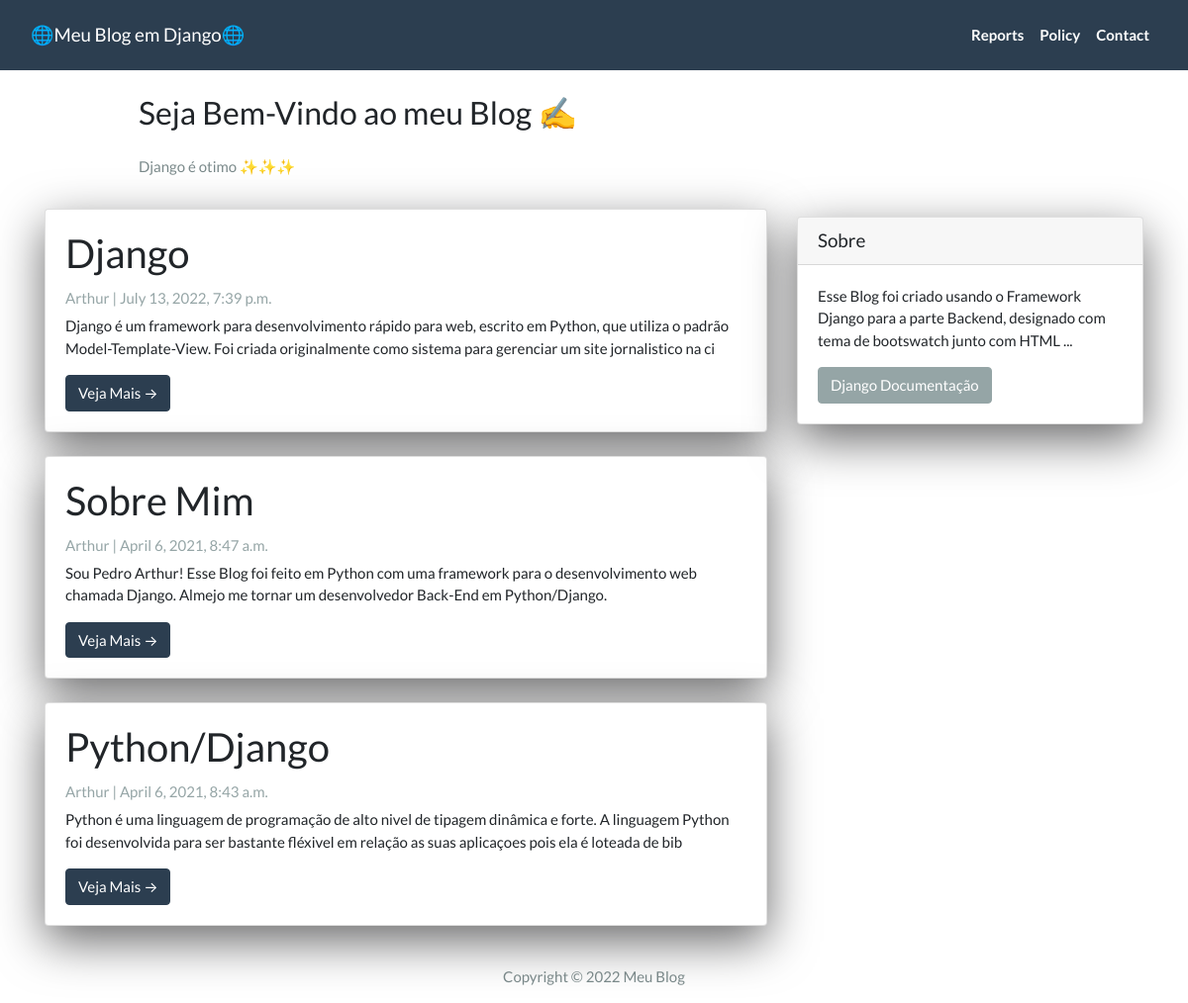
The page / on the database its author committed.
### App/models.py (models this page shows, shortened)
class Post(models.Model):
  title =  models.CharField(max_length=200, unique=True)
  slug =   models.SlugField(max_length=200, unique=True)
  author = models.ForeignKey(User, on_delete=models.CASCADE, related_name='blog_posts')
  created_on = models.DateTimeField(auto_now_add=True)
  updated_on = models.DateTimeField(auto_now=True)
  content = models.TextField()
  status = models.IntegerField(choices=STATUS, default=0)
  class Meta:
    ordering = ['-created_on']

### App/views.py (the view)
# urls.py: path('', views.PostList.as_view(), name="home"),
class PostList(generic.ListView):
  queryset = Post.objects.filter(status=1).order_by('-created_on')
  template_name = 'index.html'

### App/templates/index.html (shortened to what this page needs)
{% extends "base.html" %}
{% block content %}
<header class="masthead">
  <div class="container">
    <div class="row">
      <div class=" col-md-8 col-md-10 mx-auto">
        <div class="site-heading">
          <h3 class=" site-heading my-4 mt-3 text-black"> Seja Bem-Vindo ao meu Blog ✍️ </h3>
          <p class="text-dark">Django é otimo ✨✨✨ </p>
        </div>
      </div>
    </div>
  </div>
</header>
<div class="container">
  <div class="row">
    <div class="col-md-8 mt-3 left">
      {% for post in post_list %}
      <div class="card mb-4">
        <div class="card-body">
          <h2 class="card-title">{{ post.title }}</h2>
          <p class="card-text text-muted h6">{{ post.author }} | {{ post.created_on}} </p>
          <p class="card-text">{{post.content|slice:":200"}}</p>
          <a href="{% url 'post_detail' post.slug  %}" class="btn btn-primary">Veja Mais &rarr;</a>
        </div>
      </div>
      {% endfor %}
    </div>
    {% block sidebar %}
    {% include 'sidebar.html' %}
    {% endblock sidebar %}
  </div>
</div>
{%endblock%}

### App/templates/base.html (shortened to what this page needs)
<!DOCTYPE html>
<html>
<head>
  <link rel="stylesheet" href="https://stackpath.bootstrapcdn.com/bootswatch/4.5.2/flatly/bootstrap.min.css">
</head>
<body>
  <nav class="navbar navbar-expand-lg navbar-dark bg-primary" id="mainNav">
    <div class="container-fluid">
      <a class="navbar-brand" href="{% url 'home' %}">🌐Meu Blog em Django🌐</a>
      <div class="collapse navbar-collapse" id="navbarResponsive">
        <ul class="navbar-nav ml-auto">
          <li class="nav-item text-black">
            <a class="nav-link text-black font-weight-bold" href="#">Reports</a>
          </li>
          <li class="nav-item text-black">
            <a class="nav-link text-black font-weight-bold" href="#">Policy</a>
          </li>
          <li class="nav-item text-black">
            <a class="nav-link text-black font-weight-bold" href="#">Contact</a>
          </li>
        </ul>
      </div>
    </div>
  </nav>
  {% block content %}{% endblock content %}
  <footer class="py-3 bg-grey">
    <p class="m-0 text-dark text-center ">Copyright &copy; 2022 Meu Blog </p>
  </footer>
</body>
</html>

### App/templates/sidebar.html (shortened to what this page needs)
{% block sidebar %}
<div class="col-md-4 float-right ">
  <div class="card my-4">
    <h5 class="card-header">Sobre</h5>
    <div class="card-body">
      <p class="card-text"> Esse Blog foi criado usando o Framework Django para a parte Backend, designado com tema de bootswatch junto com HTML ... </p>
      <a href="https://docs.djangoproject.com/en/3.1/" class="btn btn-secondary">Django Documentação</a>
    </div>
  </div>
</div>
{% endblock sidebar %}

### App/templates/sidebar.html (style rules this page uses)
.card { box-shadow: 0 16px 48px #6a6a6b; }

### rows shown on the page
Post: title "Django", author "Arthur", created_on "July 13, 2022, 7:39 p.m.", content "Django é um framework para desenvolvimento rápido para web, escrito em Python, que utiliza o padrão Model-Template-View. Foi criada originalmente como sistema para gerenciar um site jornalistico na ci"
Post: title "Sobre Mim", author "Arthur", created_on "April 6, 2021, 8:47 a.m.", content "Sou Pedro Arthur! Esse Blog foi feito em Python com uma framework para o desenvolvimento web chamada Django. Almejo me tornar um desenvolvedor Back-End em Python/Django."
Post: title "Python/Django", author "Arthur", created_on "April 6, 2021, 8:43 a.m.", content "Python é uma linguagem de programação de alto nivel de tipagem dinâmica e forte. A linguagem Python foi desenvolvida para ser bastante fléxivel em relação as suas aplicaçoes pois ela é loteada de bib"
